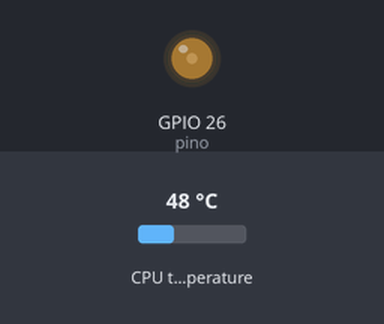
Bench run of a program on a simulated Raspberry Pi (BCM pin numbers). Parts: output pins drawn as LEDs (lit = HIGH). The inputs (shaded band) are chosen by the test bench; at power-on: CPU temperature 48 °C.

Above: at 1.2 s.
1.3 s: CPU temperature set to 54 °C
11.2 s: CPU temperature set to 57 °C
At 20.7 s:
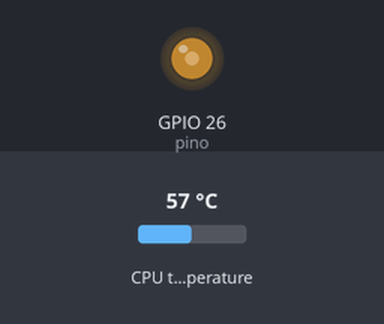
At 25.7 s:
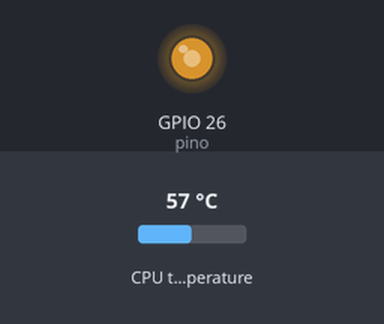
Timing chart, 0 to 36.5 s (numbered marks = the images above; inputs shaded):
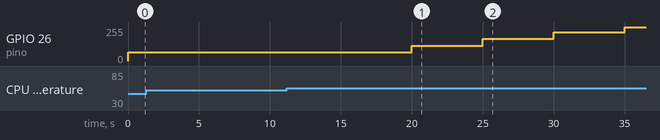

Measured:
- the behaviour switches between 55 and 56 °C on CPU temperature (found by bisection; images 0 and 1)
- after the input at 1.3 s, every drawn part: stays the same
- after the input at 11.2 s, GPIO 26 (pino): 64/255 → 115/255 after 8.8 s, → 166/255 5.0 s later, → 217/255 5.0 s later, → 255/255 5.0 s later

The program:

main.py
```python
from gpiozero import CPUTemperature, PWMLED
from time import sleep

pino = 26
temp_base = 50
temp_margin = 5
max_duty = 100
min_duty = 25

duty_cycle = min_duty

pwm = PWMLED(pino)
cpu = CPUTemperature()

try:
    while True:
        pwm.value = duty_cycle/100
        temp = cpu.temperature

        if temp > temp_base + temp_margin:
            duty_cycle += 20
        elif temp < temp_base - temp_margin:
            duty_cycle -= 10

        if duty_cycle < min_duty:
            duty_cycle = min_duty
        if duty_cycle > max_duty:
            duty_cycle = max_duty
        sleep(5)
except Exception as e:
    print(e)
```
